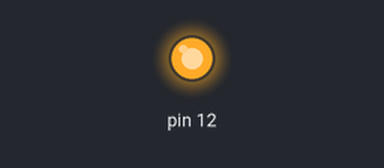
Bench run of a sketch on a simulated Arduino Uno, built with avr-gcc and run on an emulated ATmega328P. Parts: output pins drawn as LEDs (lit = HIGH). Pins used as bus, display or sensor lines are not drawn.

Above: at 0.9 s.
At 6.3 s:
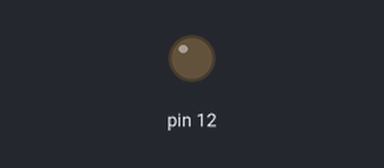
Timing chart, 0 to 8.3 s (numbered marks = the images above):
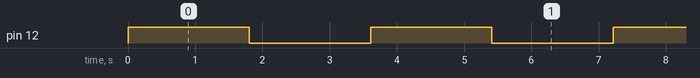

The sketch:

pololu_testes.ino
```cpp
void setup() {
  pinMode(13,OUTPUT);
  pinMode(12,OUTPUT);
}

void loop() {

  voltas(2,1);
  delay(1000);
  voltas(2,0);
  delay(1000);
}

void centimetros(float cm, boolean dir){
  digitalWrite(12,dir);
  float fuso = 5; //5mm de fuso
  int passos = ((cm/0.10000)*200)/fuso; // regra de tres para saber a quantidade de passos necessarios
  for (int i = 1;i<=passos;i++){
    digitalWrite(13,1);
    digitalWrite(13,0);
    delay(2);
  }
}

void voltas(float volt, boolean dir){

  digitalWrite(12,dir);
  int  passos = volt*200;
  for (int i = 1;i<=passos;i++){
    digitalWrite(13,1);
    digitalWrite(13,0);
    delay(2);
  }

}
```

Measured:
- by itself, pin 12: alternates HIGH for 1.8 s and LOW for 1.8 s
